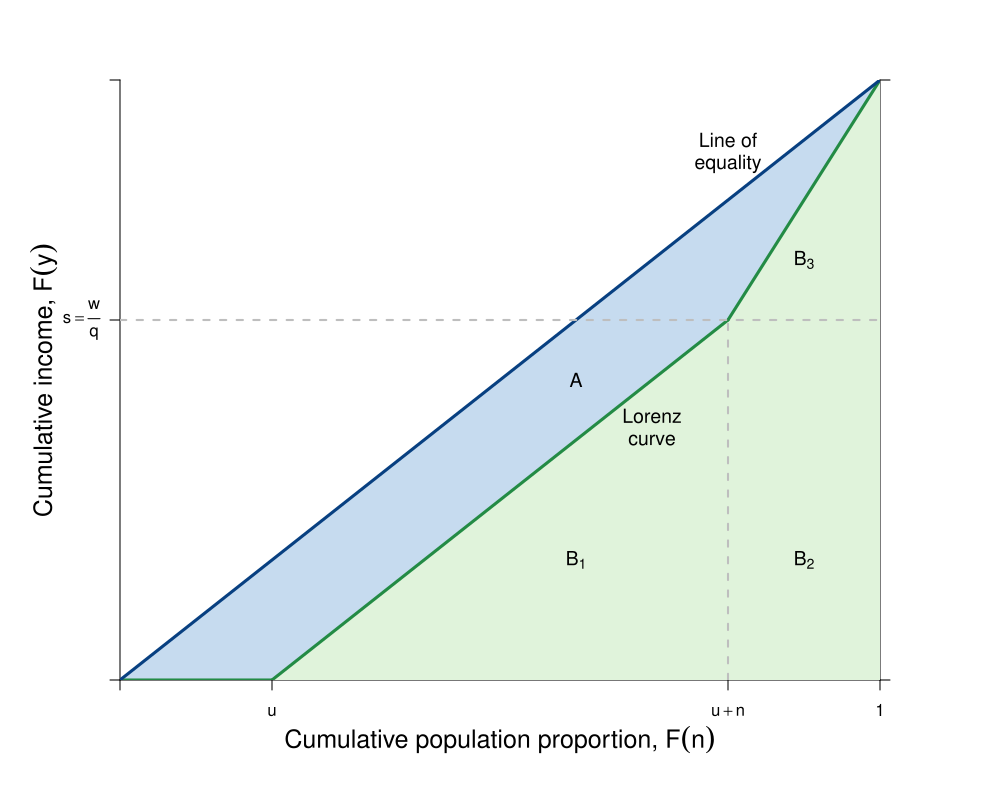

Here is the R script that generated this plot:
#Graph Designer: Simon Halliday & Riley Boeth '17
#Authors: Bowles, Foley and Halliday
#Title: Coordination, Conflict and Competition: A Text in Microeconomics

library(shape)
library(pBrackets)
pdf(file = "capitalism/employment_lorenz.pdf", width = 10, height = 8)

#Set parameters for graphics
axislabelsize <- 1.5
labelsize <- 1.2
graphlinewidth <- 3
segmentlinewidth <- 2

COL <- c("#7fc97f", "#beaed4", "#fdc086", "#ffff99", "#386cb0", "#f0027f", "#bf5b17", "#666666")
COLA <- c("#e0f3db", "#99d8c9","#66c2a4","#41ae76", "#238b45", "#005824")
COLB <- c("#c6dbef", "#4eb3d3", "#2b8cbe", "#0868ac","#084081")
COLC <- c("#fcfbfd", "#efedf5", "#dadaeb", "#bcbddc", "#9e9ac8", "#807dba", "#6a51a3", "#54278f", "#3f007d")

#Edited the margins to cater for the larger LHS labels
par(mar =  c(6, 6, 4, 6))


#Add limits on axes and levels of utility for each indifference curve
ylims <- c(0, 1)
xlims <- c(0, 1)

npts <- 501 
x <- seq(xlims[1], xlims[2], length.out = npts)
y <- seq(ylims[1], ylims[2], length.out = npts) 

plot(0, 0, xlim = xlims, ylim = ylims, type = "n",
     xlab = expression(paste("")),
     ylab = expression(paste("")), 
     xaxt = "n", 
     yaxt = "n", 
     cex.lab = axislabelsize, 
     bty = "n", 
     xaxs="i", 
     yaxs="i"
)

#Calculate the Gini
#Area B:
#((0.5*(0.25*0.5)) + 0.25*0.5 + 0.5*(0.75*0.5))
#Therefore Area A: 
#0.5 - Area B
#Therefore Gini: 
# (0.5 - ((0.5*(0.25*0.5)) + 0.25*0.5 + 0.5*(0.75*0.5)))/0.5 = 0.25

ticksy <- c(ylims[1], 0.6, ylims[2])
ylabels <- c(NA, expression(paste(s == frac(w, q))), NA)
ticksx <- c(xlims[1], 0.2, 0.8, xlims[2])
xlabels <- c(NA,  expression(paste(u)), expression(paste(u + n)),  1)
ticksy2 <- c(0,1)

axis(1,at = ticksx,  pos = 0, labels = xlabels)
axis(2,at = ticksy,  pos = 0, labels = ylabels, las = 1)
axis(4,at = ticksy2,  pos = 1, labels = NA, las = 1)

npts <- 500 
xx1 <- seq(xlims[1], xlims[2], length.out = npts)
xx2 <- seq(0, xlims[2], length.out = npts)
xx3 <- seq(xlims[1], 0, length.out = npts)
xx4 <- seq(-11, 0, length.out = npts)

#Axis labels and draw linear utility function
#mtext(expression(paste("Cumulative population proportion, ", F(n))), side = 1, line = 2.5, cex = axislabelsize)
text(-0.1, 0.5*ylims[2], expression(paste("Cumulative income, ", F(y))), xpd = TRUE, cex = axislabelsize, srt = 90) 
text(0.5*xlims[2], -0.1, expression(paste("Cumulative population proportion, ", F(n))), xpd = TRUE, cex = axislabelsize) 



#Shaded Areas A and B
#Area A
xpoly1 <- c(0, 0.2, 0.8, 1, 0)
ypoly1 <- c(0, 0, 0.6, 1, 0)
polygon(x = xpoly1,
        y = ypoly1,
        col = COLB[1], density = NULL, border = NA)
#Area B
xpoly2 <- c(0, 0.2, 1, 1, 0.8, 0.2)
ypoly2 <- c(0, 0, 0, 1, 0.6, 0)
polygon(x = xpoly2,
        y = ypoly2,
        col = COLA[1], density = NULL, border = NA)

# Lorenz curve
segments(0, 0, 0.2, 0, lty = 1, col = COLA[5], lwd = graphlinewidth)
segments(0.2, 0, 0.8, 0.6, lty = 1, col = COLA[5], lwd = graphlinewidth)
segments(0.8, 0.6, 1, 1, lty = 1, col = COLA[5], lwd = graphlinewidth)
text(0.7, 0.44, expression(paste(Lorenz)), cex = labelsize)
text(0.7, 0.4, expression(paste(curve)), cex = labelsize)

#Line of equality
segments(0, 0, 1, 1, lty = 1, col = COLB[5], lwd = graphlinewidth)
text(0.8, 0.9, expression(paste("Line of")), cex = labelsize)
text(0.8, 0.86, expression(paste(equality)), cex = labelsize)

segments(0.8, 0, 0.8, 0.6, lty = 2, col = "gray", lwd = segmentlinewidth)
segments(0, 0.6, 1, 0.6, lty = 2, col = "gray", lwd = segmentlinewidth)


#Label areas A and B
text(0.6, 0.5, expression(paste(A)), cex = labelsize)

text(0.6, 0.2, expression(paste(B[1])), cex = labelsize)
text(0.9, 0.2, expression(paste(B[2])), cex = labelsize)
text(0.9, 0.7, expression(paste(B[3])), cex = labelsize)

#Label and provide Gini value
#Bottom of frame
# segments(0.08, 0.75, 0.32, 0.75, lty = 1, col = "black" , lwd = 1)
# #Top of frame
# segments(0.08, 0.85, 0.32, 0.85, lty = 1, col = "black" , lwd = 1)
# #Left of frame
# segments(0.08, 0.75, 0.08, 0.85, lty = 1, col = "black" , lwd = 1)
# #Right of frame
# segments(0.32, 0.75, 0.32, 0.85, lty = 1, col = "black" , lwd = 1)
# #Gini equation
# text(0.2, 0.8, expression(paste(Gini == frac(A, A + B), phantom() == 0.25 )), cex = labelsize)


# brackets(x1 = 1.01, y1 = 0.248, x2 = 1.01, y2 = 0,  
#          ticks = 0.5, curvature = 0.5, type = 1, 
#          col = "black", lwd = 2, lty = 1, xpd = TRUE)
# text(1.11, 0.125, expression(paste("Cumulative income")), xpd = TRUE, srt = 270)
# text(1.08, 0.125, expression(paste("of the poor")), xpd = TRUE, srt = 270)
# 
# brackets(x1 = 1.01, y1 = 1, x2 = 1.01, y2 = 0.252,  
#          ticks = 0.5, curvature = 0.5, type = 1, 
#          col = "black", lwd = 2, lty = 1, xpd = TRUE)
# text(1.11, 0.625, expression(paste("Cumulative income")), xpd = TRUE, srt = 270)
# text(1.08, 0.625, expression(paste("of the rich")), xpd = TRUE, srt = 270)


dev.off()
